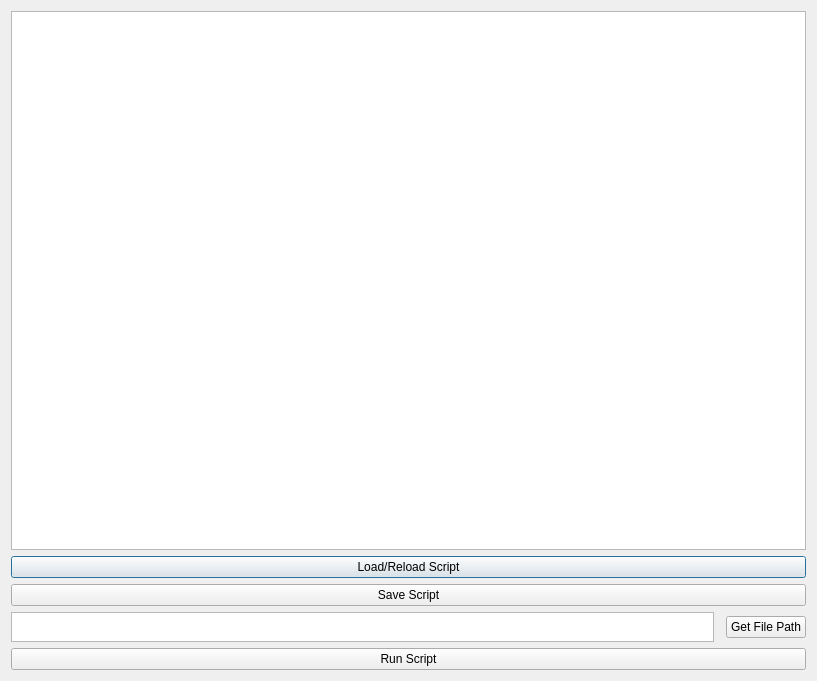
<?xml version="1.0" encoding="UTF-8"?>
<ui version="4.0">
 <class>FileLoad</class>
 <widget class="QDialog" name="FileLoad">
  <property name="geometry">
   <rect>
    <x>0</x>
    <y>0</y>
    <width>817</width>
    <height>681</height>
   </rect>
  </property>
  <property name="windowTitle">
   <string>Lua Editor</string>
  </property>
  <layout class="QGridLayout" name="gridLayout">
   <item row="0" column="0" colspan="3">
    <widget class="QTextEdit" name="luaViewer"/>
   </item>
   <item row="1" column="0" colspan="3">
    <widget class="QPushButton" name="loadScript">
     <property name="text">
      <string>Load/Reload Script</string>
     </property>
    </widget>
   </item>
   <item row="4" column="2">
    <widget class="QPushButton" name="getFilePath">
     <property name="text">
      <string>Get File Path</string>
     </property>
    </widget>
   </item>
   <item row="4" column="0">
    <widget class="QTextEdit" name="filePath">
     <property name="minimumSize">
      <size>
       <width>0</width>
       <height>30</height>
      </size>
     </property>
     <property name="maximumSize">
      <size>
       <width>16777215</width>
       <height>30</height>
      </size>
     </property>
     <property name="focusPolicy">
      <enum>Qt::WheelFocus</enum>
     </property>
     <property name="frameShape">
      <enum>QFrame::StyledPanel</enum>
     </property>
     <property name="verticalScrollBarPolicy">
      <enum>Qt::ScrollBarAlwaysOff</enum>
     </property>
     <property name="horizontalScrollBarPolicy">
      <enum>Qt::ScrollBarAsNeeded</enum>
     </property>
    </widget>
   </item>
   <item row="5" column="0" colspan="3">
    <widget class="QPushButton" name="runScript">
     <property name="text">
      <string>Run Script</string>
     </property>
    </widget>
   </item>
   <item row="2" column="0" colspan="3">
    <widget class="QPushButton" name="saveScript">
     <property name="text">
      <string>Save Script</string>
     </property>
    </widget>
   </item>
  </layout>
 </widget>
 <resources/>
 <connections/>
</ui>
